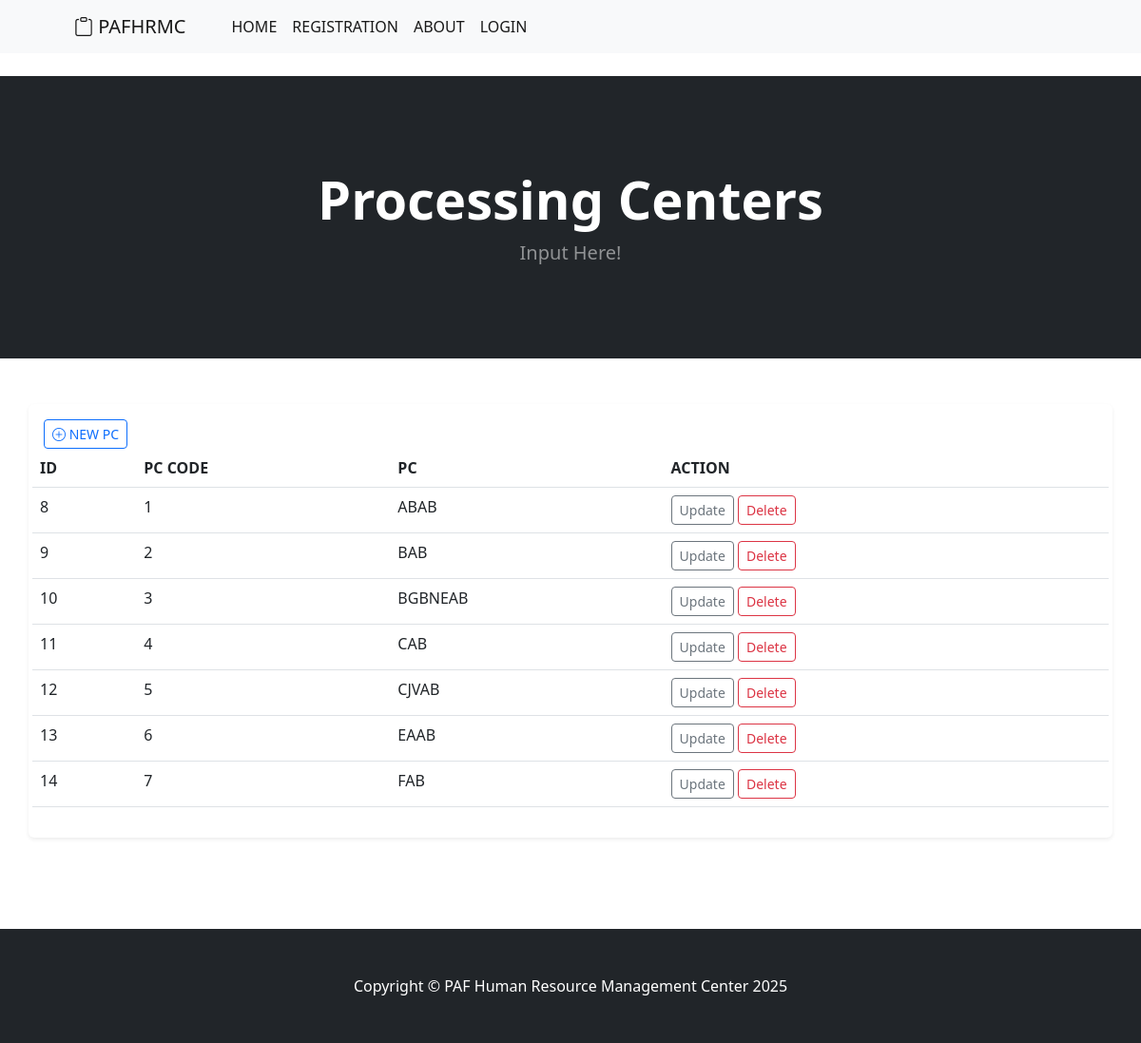
/pc/, run on the app's committed database.
### myapp/models.py (models this page shows, shortened)
class ProcessingCenter(models.Model):
    class Meta:
        verbose_name_plural = "Processing Center"
    pcCode = models.CharField(max_length=20, null=True,blank=True)
    pcName = models.CharField(max_length=20, null=True,blank=True)

### myapp/views.py (the view)
# urls.py: path('pc/',views.pc, name='pc'),
def pc(request):
    pc = ProcessingCenter.objects.all()
    return render(request, 'pc.html',{'pc':pc})

### myapp/templates/pc.html
{% extends 'base.html' %}
{% block content %}
        <header class="bg-dark py-5">
            <div class="container px-4 px-lg-5 my-5">
                <div class="text-center text-white">
                    <h1 class="display-4 fw-bolder">Processing Centers</h1>
                    <p class="lead fw-normal text-white-50 mb-0">Input Here!</p>
                </div>
            </div>
        </header>
        <br><br>
        <div class="container shadow-sm p-3 mb-5 bg-white rounded">
            <a class="btn btn-outline-primary btn-sm" href="{% url 'createPc' %}" role="button"><i class="bi bi-plus-circle"></i> NEW PC</a>
            <div class="row">
                        <table class="table table-hover" id="cycleTable">
                        <thead>
                            <tr>
                            <th scope="col">ID</th>
                            <th scope="col">PC CODE</th>
                             <th scope="col">PC</th>
                            <th scope="col">ACTION</th>
                            </tr>
                        </thead>
                        <tbody>
                            {% for pc in pc %}
                            <tr>
                            <td>{{ pc.id }}</td>
                            <td>{{ pc.pcCode }}</td>
                            <td>{{ pc.pcName }}</td>
                            <td>
                                <a class="btn btn-outline-secondary btn-sm" href="{% url 'updatePc' pc.id %}" role="button">Update</a>
                                <a class="btn btn-outline-danger btn-sm" href="{% url 'deletePc' pc.id %}" role="button">Delete</a>
                            </td>
                            {% endfor %}
                        </tbody>
                        </table>
            </div>
        </div>
       <br><br>
{% endblock %}

### myapp/templates/base.html (shortened to what this page needs)
{% load static %}
<!DOCTYPE html>
<html lang="en">
    <head>
        <link href="https://cdn.jsdelivr.net/npm/bootstrap-icons@1.5.0/font/bootstrap-icons.css" rel="stylesheet" />
        <link href="{% static 'css/styles.css' %}" rel="stylesheet" />
    </head>
    <body>
        {% include 'navbar.html' %}
        <div class="container">
            <br>
        </div>
        {% block content %}
        {% endblock %}
        <footer class="py-5 bg-dark">
            <div class="container"><p class="m-0 text-center text-white">Copyright &copy; PAF Human Resource Management Center 2025</p></div>
        </footer>
    </body>
</html>

### myapp/templates/navbar.html (shortened to what this page needs)
        <nav class="navbar navbar-expand-lg navbar-light bg-light">
            <div class="container px-4 px-lg-5">
                <a class="navbar-brand" href="{% url 'home' %}"><i class="bi bi-clipboard"></i> PAFHRMC</a>
                <div class="collapse navbar-collapse" id="navbarSupportedContent">
                    <ul class="navbar-nav me-auto mb-2 mb-lg-0 ms-lg-4">
                        <li class="nav-item"><a class="nav-link active" aria-current="page" href="{% url 'home' %}">HOME</a></li>
                        <li class="nav-item"><a class="nav-link active" aria-current="page" href="{% url 'registration' %}">REGISTRATION</a></li>
                        <li class="nav-item"><a class="nav-link active" href="{% url 'about' %}">ABOUT</a></li>
                        {% if user.is_authenticated %}
                            {% if user.is_superuser %}
                            <li class="nav-item"><a class="nav-link active" href="{% url 'register_user' %}">REGISTER</a></li>
                            <li class="nav-item"><a class="nav-link active" href="{% url 'logout_user' %}">LOGOUT</a></li>
                            {% else %}
                            <li class="nav-item"><a class="nav-link active" href="{% url 'logout_user' %}">LOGOUT</a></li>
                            {% endif %}
                        {% else %}
                            <li class="nav-item"><a class="nav-link active" href="{% url 'login_user' %}">LOGIN</a></li>
                        {% endif %}
                    </ul>
                </div>
            </div>
        </nav>

### data on the page
ProcessingCenter: id "8", pcCode "1", pcName "ABAB"
ProcessingCenter: id "9", pcCode "2", pcName "BAB"
ProcessingCenter: id "10", pcCode "3", pcName "BGBNEAB"
ProcessingCenter: id "11", pcCode "4", pcName "CAB"
ProcessingCenter: id "12", pcCode "5", pcName "CJVAB"
ProcessingCenter: id "13", pcCode "6", pcName "EAAB"
ProcessingCenter: id "14", pcCode "7", pcName "FAB"
